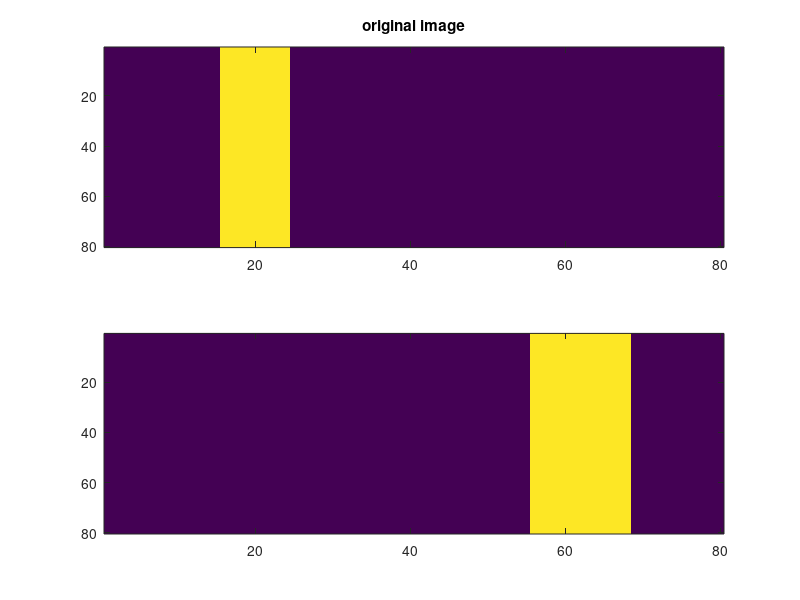

Reproduce this figure in MATLAB. (Note: this script raises an error after producing the figure.)
% testing the stereo door corner camera
addpath(genpath('../utils/pyr'));

close all; clear;

npx = 80;
width = npx/10;
floornpx = 80;
nsamples = 80;

% door is 4 units wide, centered at origin
door_corner1 = [-1 0 0];
door_corner2 = [1 0 0];
% we look at the shadow at the two corners of the door
xlocs1 = linspace(door_corner1(1), door_corner1(1)-1, floornpx);
xlocs2 = linspace(door_corner2(1), door_corner2(1)+1, floornpx);
ylocs = linspace(0, 1, floornpx);

% image on the wall behind the door
% img = imresize(double(imread('circles.png')),[npx npx]);
img = zeros(npx);
img(:,2*width:3*width) = 1;
scenex = linspace(door_corner1(1), door_corner2(1), npx);
scenez = linspace(0, door_corner2(1), npx);
sceney = ones(size(scenex)) * -4;
figure; subplot(211); imagesc(img); title('original image');


img2 = zeros(npx);
img2(:,end-3*width:end-1.5*width) = 1;
% img2 = imresize(double(imread('circles.png')),[npx npx]);
sceney2 = ones(size(scenex)) * -7;
subplot(212); imagesc(img2); title('second image');
imagesc(repmat(sum(img2, 1), [npx,1]));

sigma = 0.5; beta = 10;

% finding the A matrix; for every point on the wall, calculate the scene
amat1 = cornerAmat(xlocs1, ylocs, scenex, sceney);
obs1 = amat1 * img(:);
amat1 = cornerAmat(xlocs1, ylocs, scenex, sceney2);
obs1 = obs1 + amat1 * img2(:);
obs1_noisy = obs1 + sigma * randn(size(obs1));

amat2 = cornerAmat(xlocs2, ylocs, scenex, sceney);
obs2 = amat2 * img(:);
amat2 = cornerAmat(xlocs2, ylocs, scenex, sceney2);
obs2 = obs2 + amat2 * img2(:);
obs2_noisy = obs2 + sigma * randn(size(obs1));

figure; 
subplot(211); 
imagesc(xlocs1, ylocs, reshape(obs1_noisy, [floornpx, floornpx]));
subplot(212);
imagesc(xlocs2, ylocs, reshape(obs2_noisy, [floornpx, floornpx]));

% reconstructing a 1d picture from each door corner
thetas1 = [pi, pi/2];
tdir1 = sign(thetas1(2) - thetas1(1));
[amat1_1d, ~, ~] = allPixelAmat(door_corner1, floornpx, nsamples, thetas1);
angles1 = linspace(thetas1(1), thetas1(2), nsamples) + tdir1*pi;

thetas2 = [0, pi/2];
tdir2 = sign(thetas2(2) - thetas2(1));
[amat2_1d, ~, ~] = allPixelAmat(door_corner2, floornpx, nsamples, thetas2);
angles2 = linspace(thetas2(1), thetas2(2), nsamples) + tdir2*pi;

% spatial prior
bmat = eye(nsamples) - diag(ones([nsamples-1,1]), 1);

x1_1d = (amat1_1d'*amat1_1d/sigma^2 + bmat'*bmat*beta)\(amat1_1d'*obs1_noisy/sigma^2);
x2_1d = (amat2_1d'*amat2_1d/sigma^2 + bmat'*bmat*beta)\(amat2_1d'*obs2_noisy/sigma^2);

% x1_1d(x1_1d<0) = 0;
% x1_1d(x1_1d>1) = 1;
% x2_1d(x2_1d<0) = 0;
% x2_1d(x2_1d>1) = 1;

x1_1d = (x1_1d - min(x1_1d))/(max(x1_1d) - min(x1_1d));
x2_1d = (x2_1d - min(x2_1d))/(max(x2_1d) - min(x2_1d));

figure; 
subplot(211); imagesc(angles1, 1:npx/2, repmat(x1_1d', [npx/2, 1]));
subplot(212); imagesc(angles2, 1:npx/2, repmat(x2_1d', [npx/2, 1]));

% estimate depth
% need to flip one of them; reverse orientations
x1_1d = x1_1d(end:-1:1);
angles1 = angles1(end:-1:1);

% for every window in x1_1d, we find the best matching window in x2_1d
winsize = 3;
energy = zeros(nsamples-winsize);

for i = 1:nsamples-winsize
    win1 = x1_1d(i:i+winsize);
    for j = 1:nsamples-winsize
        win2 = x2_1d(j:j+winsize);
%         energy(i,j) = -sum((win2-mean(win2)).*(win1-mean(win1)))/(std(win1)*std(win2));
        energy(i,j) = sum((win2-win1).^2);
    end
end

figure; imagesc(energy); title('energy between two reconstructions');

% the corresponding angles from the door corners, for each point
% only positive angles for this calculation
door_angle1 = abs(angles1(1:nsamples-winsize));
depths = zeros(size(door_angle1));

for i = 1:length(depths)
    row = energy(i,:);
    [val, idx] = min(row);
    secondbest = row(row > val);
    val2 = min(secondbest);
    if val/val2 > 0.8 
        % too close together, assume we're not resolving to an actual object
        depths(i) = 1e-2;
    else
        % take the angle of corner 2 of the best match
        a2 = angles2(idx) - tdir2*pi;
        a1 = door_angle1(i);
        depths(i) = cot(a1) + cot(a2);
    end
end

depths = abs(door_corner1(1) - door_corner2(1)) ./ depths;

% [minval, minidx] = min(energy, [], 2);
% door_angle2 = angles2(minidx) - tdir2*pi;
% for each point, compute depth
% depths = abs(door_corner1(1) - door_corner2(1))./(cot(door_angle1) + cot(door_angle2));

figure; plot(angles1(1:nsamples-winsize), depths); title('preliminary depth estimation of each point');
